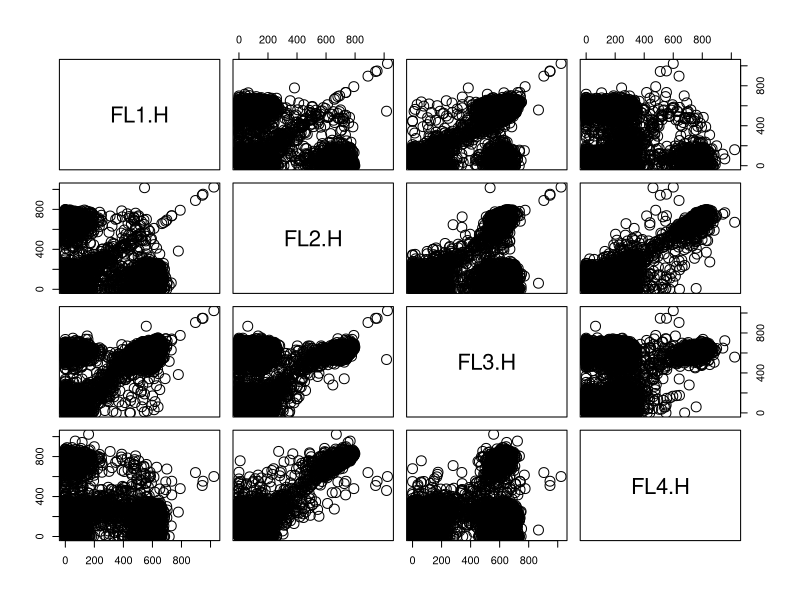
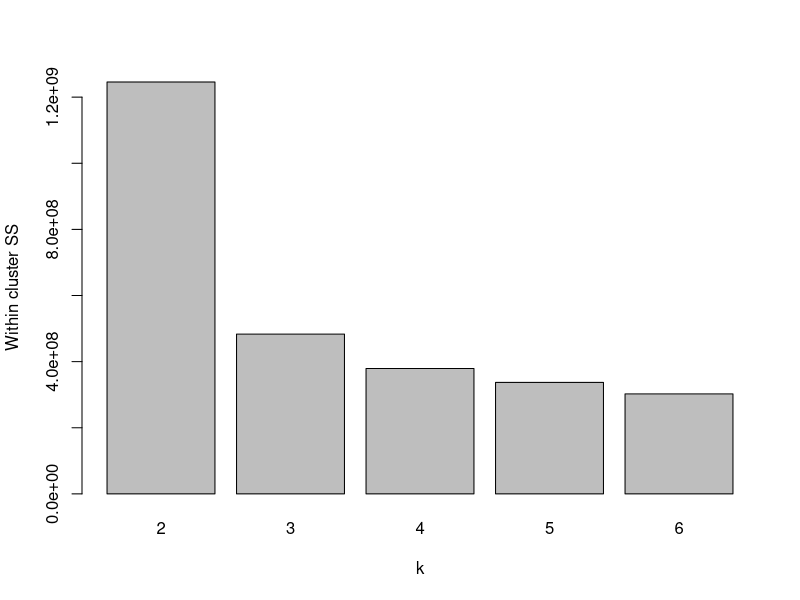
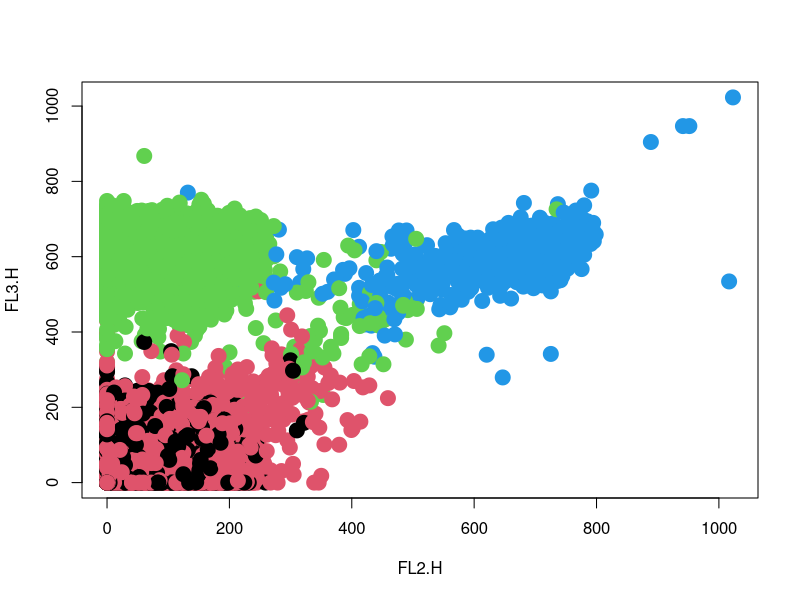
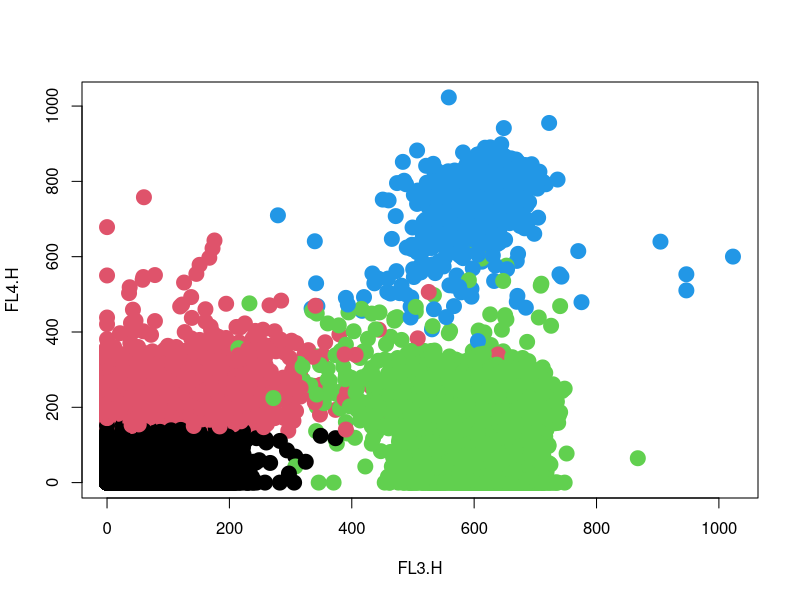

These charts were generated, in order, by the following R code:
#Name - Milind Lakhwani           Roll No. - 200106046

# Read data ----
data <- read.csv("facs.csv")

# Plot to look for clusters ----
plot(data, pch = 1, cex = 2)

# Perform k-means clustering ----
# Use kmeans() function

# Set seed for random number generator
set.seed(1) 

# Result ----
# Compare clustering with different k

# Perform clustering different k in a for loop

k_clusters <- list()

for (k in 2:6){
  
  k_clusters[[k]] <- kmeans(data, k, nstart = 100)
  
}

# Collect Within cluster sum of squares for all clsutering

wcss <- rep(0,5)

for (k in 2:6){
  wcss[k-1] <- k_clusters[[k]]$tot.withinss
}

# Create a barplot for WCSS

barplot(wcss, names = seq(2,6), xlab = "k", 
        ylab = " Within cluster SS")

# plot the result for selected k 
# Here we are using k = 4

# Comparison between FL2.H vs FL3. H
plot(data[2:3], col = k_clusters[[4]]$cluster,pch = 20, cex = 3)

# Comparison between FL3.H vs FL4.H
plot(data[3:4], col = k_clusters[[4]]$cluster,pch = 20, cex = 3)
